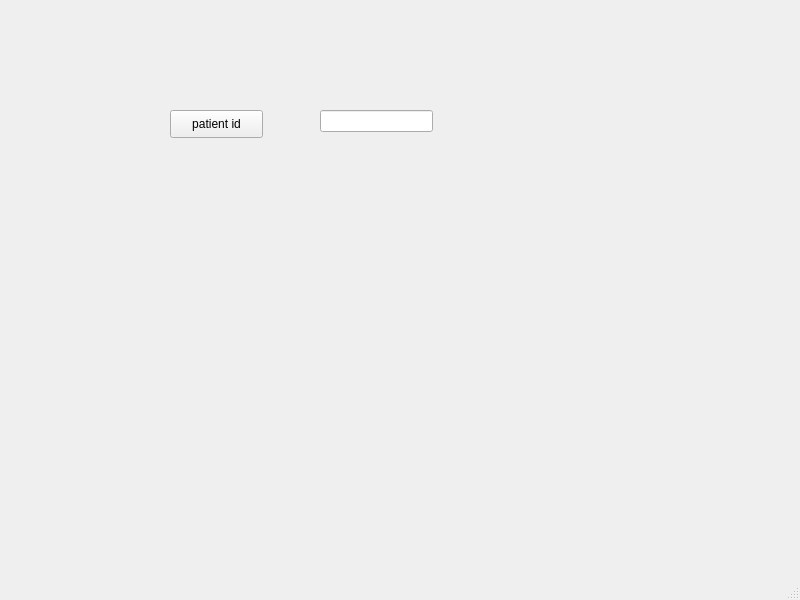
<?xml version="1.0" encoding="UTF-8"?>
<ui version="4.0">
 <class>MainWindow</class>
 <widget class="QMainWindow" name="MainWindow">
  <property name="geometry">
   <rect>
    <x>0</x>
    <y>0</y>
    <width>800</width>
    <height>600</height>
   </rect>
  </property>
  <property name="windowTitle">
   <string>MainWindow</string>
  </property>
  <widget class="QWidget" name="centralwidget">
   <widget class="QPushButton" name="pushButton">
    <property name="geometry">
     <rect>
      <x>170</x>
      <y>110</y>
      <width>93</width>
      <height>28</height>
     </rect>
    </property>
    <property name="text">
     <string>patient id</string>
    </property>
   </widget>
   <widget class="QLineEdit" name="lineEdit">
    <property name="geometry">
     <rect>
      <x>320</x>
      <y>110</y>
      <width>113</width>
      <height>22</height>
     </rect>
    </property>
   </widget>
  </widget>
  <widget class="QMenuBar" name="menubar">
   <property name="geometry">
    <rect>
     <x>0</x>
     <y>0</y>
     <width>800</width>
     <height>26</height>
    </rect>
   </property>
  </widget>
  <widget class="QStatusBar" name="statusbar"/>
 </widget>
 <resources/>
 <connections/>
</ui>
